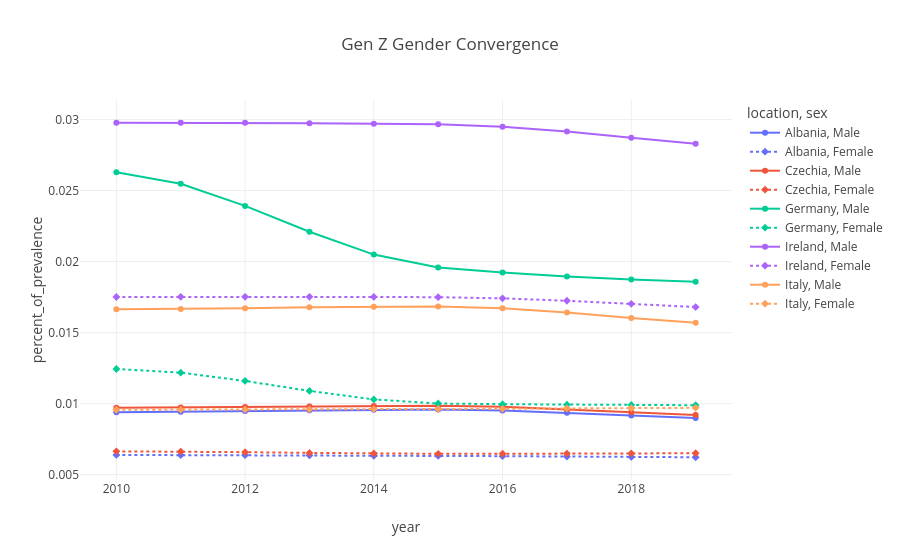

The code cell stored with this chart in its notebook:
### Code cell
fig = px.line(
    gender_comparison, 
    x='year', 
    y='percent_of_prevalence', 
    color='location',      
    line_dash='sex',       
    symbol='sex',          
    title='Gen Z Gender Convergence',
    # This forces the bright, standard Plotly colors
    color_discrete_sequence=px.colors.qualitative.Plotly, 
    markers=True
)

fig.update_layout(plot_bgcolor='white')
fig.show()

### Figure 1 — Plotly figure (JSON) as saved in the notebook; plotly's stock layout.template omitted (floating-point values rounded to 4 significant figures)
{"data": [{"hovertemplate": "location=Albania<br>sex=Male<br>year=%{x}<br>percent_of_prevalence=%{y}<extra></extra>", "legendgroup": "Albania, Male", "line": {"color": "#636EFA", "dash": "solid"}, "marker": {"symbol": "circle"}, "mode": "lines+markers", "name": "Albania, Male", "orientation": "v", "showlegend": true, "type": "scatter", "x": [2010, 2011, 2012, 2013, 2014, 2015, 2016, 2017, 2018, 2019], "xaxis": "x", "y": [0.009399, 0.009435, 0.009483, 0.009532, 0.009571, 0.009591, 0.009525, 0.009358, 0.009157, 0.008987], "yaxis": "y"}, {"hovertemplate": "location=Albania<br>sex=Female<br>year=%{x}<br>percent_of_prevalence=%{y}<extra></extra>", "legendgroup": "Albania, Female", "line": {"color": "#636EFA", "dash": "dot"}, "marker": {"symbol": "diamond"}, "mode": "lines+markers", "name": "Albania, Female", "orientation": "v", "showlegend": true, "type": "scatter", "x": [2010, 2011, 2012, 2013, 2014, 2015, 2016, 2017, 2018, 2019], "xaxis": "x", "y": [0.006388, 0.006384, 0.00637, 0.006352, 0.006333, 0.006318, 0.006302, 0.006279, 0.006253, 0.006227], "yaxis": "y"}, {"hovertemplate": "location=Czechia<br>sex=Male<br>year=%{x}<br>percent_of_prevalence=%{y}<extra></extra>", "legendgroup": "Czechia, Male", "line": {"color": "#EF553B", "dash": "solid"}, "marker": {"symbol": "circle"}, "mode": "lines+markers", "name": "Czechia, Male", "orientation": "v", "showlegend": true, "type": "scatter", "x": [2010, 2011, 2012, 2013, 2014, 2015, 2016, 2017, 2018, 2019], "xaxis": "x", "y": [0.009704, 0.009724, 0.00976, 0.0098, 0.009834, 0.009851, 0.00978, 0.009604, 0.009386, 0.009194], "yaxis": "y"}, {"hovertemplate": "location=Czechia<br>sex=Female<br>year=%{x}<br>percent_of_prevalence=%{y}<extra></extra>", "legendgroup": "Czechia, Female", "line": {"color": "#EF553B", "dash": "dot"}, "marker": {"symbol": "diamond"}, "mode": "lines+markers", "name": "Czechia, Female", "orientation": "v", "showlegend": true, "type": "scatter", "x": [2010, 2011, 2012, 2013, 2014, 2015, 2016, 2017, 2018, 2019], "xaxis": "x", "y": [0.006643, 0.006625, 0.006583, 0.006533, 0.00649, 0.00647, 0.006472, 0.006483, 0.006496, 0.006507], "yaxis": "y"}, {"hovertemplate": "location=Germany<br>sex=Male<br>year=%{x}<br>percent_of_prevalence=%{y}<extra></extra>", "legendgroup": "Germany, Male", "line": {"color": "#00CC96", "dash": "solid"}, "marker": {"symbol": "circle"}, "mode": "lines+markers", "name": "Germany, Male", "orientation": "v", "showlegend": true, "type": "scatter", "x": [2010, 2011, 2012, 2013, 2014, 2015, 2016, 2017, 2018, 2019], "xaxis": "x", "y": [0.02629, 0.02547, 0.02392, 0.0221, 0.02049, 0.01959, 0.01923, 0.01895, 0.01873, 0.01858], "yaxis": "y"}, {"hovertemplate": "location=Germany<br>sex=Female<br>year=%{x}<br>percent_of_prevalence=%{y}<extra></extra>", "legendgroup": "Germany, Female", "line": {"color": "#00CC96", "dash": "dot"}, "marker": {"symbol": "diamond"}, "mode": "lines+markers", "name": "Germany, Female", "orientation": "v", "showlegend": true, "type": "scatter", "x": [2010, 2011, 2012, 2013, 2014, 2015, 2016, 2017, 2018, 2019], "xaxis": "x", "y": [0.01244, 0.01218, 0.0116, 0.0109, 0.01029, 0.01001, 0.00996, 0.009926, 0.009903, 0.009888], "yaxis": "y"}, {"hovertemplate": "location=Ireland<br>sex=Male<br>year=%{x}<br>percent_of_prevalence=%{y}<extra></extra>", "legendgroup": "Ireland, Male", "line": {"color": "#AB63FA", "dash": "solid"}, "marker": {"symbol": "circle"}, "mode": "lines+markers", "name": "Ireland, Male", "orientation": "v", "showlegend": true, "type": "scatter", "x": [2010, 2011, 2012, 2013, 2014, 2015, 2016, 2017, 2018, 2019], "xaxis": "x", "y": [0.02976, 0.02977, 0.02976, 0.02974, 0.0297, 0.02966, 0.02949, 0.02915, 0.02872, 0.02828], "yaxis": "y"}, {"hovertemplate": "location=Ireland<br>sex=Female<br>year=%{x}<br>percent_of_prevalence=%{y}<extra></extra>", "legendgroup": "Ireland, Female", "line": {"color": "#AB63FA", "dash": "dot"}, "marker": {"symbol": "diamond"}, "mode": "lines+markers", "name": "Ireland, Female", "orientation": "v", "showlegend": true, "type": "scatter", "x": [2010, 2011, 2012, 2013, 2014, 2015, 2016, 2017, 2018, 2019], "xaxis": "x", "y": [0.0175, 0.01752, 0.01752, 0.01752, 0.01751, 0.01749, 0.01741, 0.01724, 0.01702, 0.0168], "yaxis": "y"}, {"hovertemplate": "location=Italy<br>sex=Male<br>year=%{x}<br>percent_of_prevalence=%{y}<extra></extra>", "legendgroup": "Italy, Male", "line": {"color": "#FFA15A", "dash": "solid"}, "marker": {"symbol": "circle"}, "mode": "lines+markers", "name": "Italy, Male", "orientation": "v", "showlegend": true, "type": "scatter", "x": [2010, 2011, 2012, 2013, 2014, 2015, 2016, 2017, 2018, 2019], "xaxis": "x", "y": [0.01664, 0.01666, 0.01672, 0.01678, 0.01683, 0.01685, 0.01672, 0.01641, 0.01602, 0.01569], "yaxis": "y"}, {"hovertemplate": "location=Italy<br>sex=Female<br>year=%{x}<br>percent_of_prevalence=%{y}<extra></extra>", "legendgroup": "Italy, Female", "line": {"color": "#FFA15A", "dash": "dot"}, "marker": {"symbol": "diamond"}, "mode": "lines+markers", "name": "Italy, Female", "orientation": "v", "showlegend": true, "type": "scatter", "x": [2010, 2011, 2012, 2013, 2014, 2015, 2016, 2017, 2018, 2019], "xaxis": "x", "y": [0.009569, 0.009572, 0.009582, 0.009596, 0.009611, 0.009622, 0.009638, 0.009662, 0.009686, 0.009705], "yaxis": "y"}], "layout": {"legend": {"title": {"text": "location, sex"}, "tracegroupgap": 0}, "plot_bgcolor": "white", "title": {"text": "Gen Z Gender Convergence"}, "xaxis": {"anchor": "y", "domain": [0, 1], "title": {"text": "year"}}, "yaxis": {"anchor": "x", "domain": [0, 1], "title": {"text": "percent_of_prevalence"}}}}
